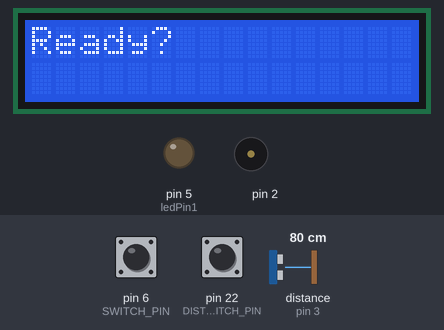
A sketch run on a simulated Arduino Mega 2560, built with avr-gcc and run on an emulated ATmega2560. Shown: 16×2 character LCD, output pins drawn as LEDs (lit = HIGH), buzzer (waves = sounding). Dashed ring = blinking. Inputs (shaded band) come from the test bench; at power-on: pin 6 (SWITCH_PIN) HIGH, pin 22 (DISTANCE_SWITCH_PIN) HIGH, distance to the obstacle (sensor on pin 3) 80 cm. The echo pulse lasts 58.3 µs per cm; what the sketch prints to the serial monitor is not drawn.

Above: at 2.2 s.
2.3 s: pin 6 (SWITCH_PIN) pulled LOW for 0.15 s
At 2.61 s:
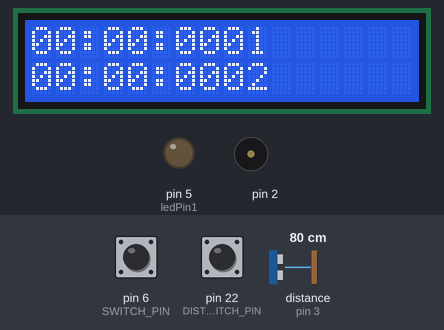
3.0 s: pin 22 (DISTANCE_SWITCH_PIN) pulled LOW for 0.15 s
At 3.52 s:
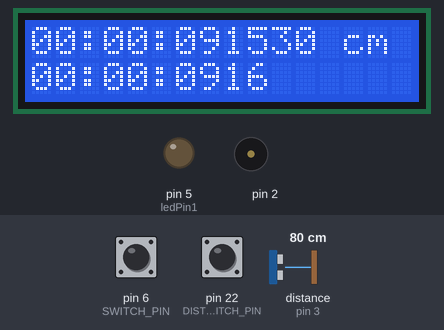
3.7 s: distance to the obstacle (sensor on pin 3) set to 33 cm
At 4.14 s:
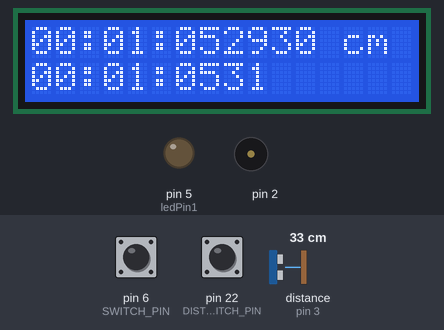
5.4 s: distance to the obstacle (sensor on pin 3) set to 26 cm
At 5.69 s:
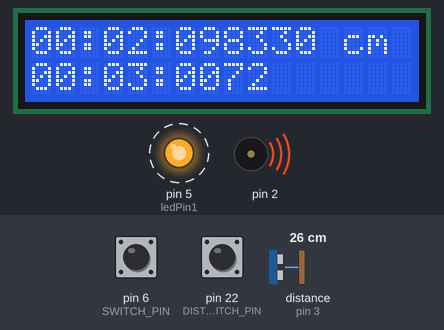
7.9 s: pin 22 (DISTANCE_SWITCH_PIN) pulled LOW for 3.2 s
At 11.6 s:
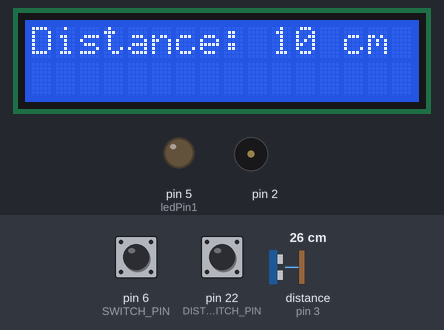
12.6 s: pin 6 (SWITCH_PIN) pulled LOW for 1 s
At 13.77 s:
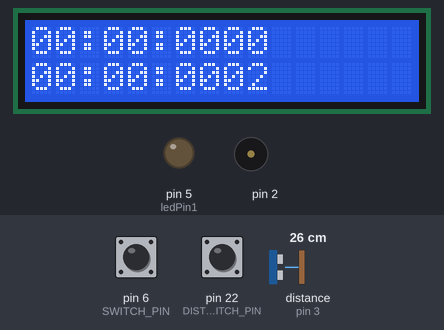
Timing chart, 0 to 15.2 s (numbered marks = the images above; inputs shaded):
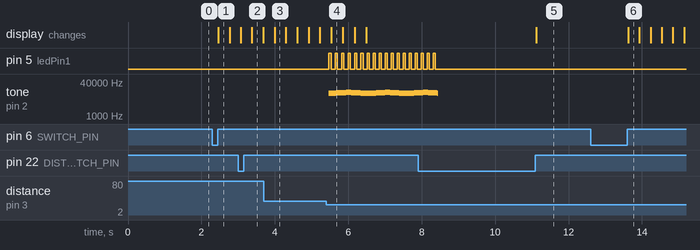

The sketch:

STOPWATCH_01_StateMachine.ino
```cpp
//www.elegoo.com
//2016.12.08
#include "SR04.h"
#include <LiquidCrystal.h>
LiquidCrystal lcd(7, 8, 9, 10, 11, 12);


#define TRIG_PIN 3
#define ECHO_PIN 4
#define BUZZER 2
#define ledPin1 5
#define SWITCH_PIN 6
#define DISTANCE_SWITCH_PIN 22

int ALARM_LENGTH_CM = 20;

class StopWatch
{
    boolean started1 = false;
    boolean started2 = false;
    unsigned long startTime = 0;
    unsigned long stopTime1 = 0;
    unsigned long stopTime2 = 0;
    unsigned long timerDelayMs = 1000;

  public: StopWatch(int i) {}


    char *  timeToString()
    {
      static char str[12];
      unsigned long now = millis() - startTime;
      int m = now / 1000 / 60;
      int sec = now / 1000 - (m * 60);
      int ms = now % 1000;
      sprintf(str, "%02d:%02d:%04d", m, sec, ms);
      return str;
    }
    void Start() {
      lcd.clear();
      started1 = true;
      started2 = true;
      startTime = millis();
    }

    bool Running() {
      return started1 || started2;
    }

    void Stop() {
      if (started1) {
        Serial.println("StopWatch: Stopped 1");
        stopTime1 = millis();
        started1 = false;
      } else if (started2 && (millis() - stopTime1) > timerDelayMs) {
        Serial.println("StopWatch: Stopped 2");
        stopTime2 = millis();
        started2 = false;
      }
    }

    void Reset() {
      lcd.clear();
      lcd.write("Ready?");
      started1 = false;
      started2 = false;
      startTime = 0;
      stopTime1 = 0;
      stopTime2 = 0;
    }

    void Update() {
      if (started1) {
        lcd.setCursor(0, 0);
        lcd.write(timeToString());
      }
      if (started2) {
        lcd.setCursor(0, 1);
        lcd.write(timeToString());
      }
    }

};

StopWatch watch(1);

class Flasher
{
    // Class Member Variables
    // These are initialized at startup
    int ledPin;      // the number of the LED pin
    long OnTime;     // milliseconds of on-time
    long OffTime;    // milliseconds of off-time
    boolean active; //active or not

    // These maintain the current state
    int ledState;                 // ledState used to set the LED
    unsigned long previousMillis;   // will store last time LED was updated


  public: Flasher() {}
    // Constructor - creates a Flasher
    // and initializes the member variables and state
  public: Flasher(int pin, long on, long off)
    {
      ledPin = pin;
      pinMode(ledPin, OUTPUT);

      OnTime = on;
      OffTime = off;

      ledState = LOW;
      previousMillis = 0;
      active = false;
    }

    void ToggleActive() {
      active = !active;
    }

    void Update()
    {
      // check to see if it's time to change the state of the LED
      unsigned long currentMillis = millis();
      if (active) {
        if ((ledState == HIGH) && (currentMillis - previousMillis >= OnTime))
        {
          ledState = LOW;  // Turn it off
          previousMillis = currentMillis;  // Remember the time
          digitalWrite(ledPin, ledState);  // Update the actual LED
        }
        else if ((ledState == LOW) && (currentMillis - previousMillis >= OffTime))
        {
          ledState = HIGH;  // turn it on
          previousMillis = currentMillis;   // Remember the time
          digitalWrite(ledPin, ledState);   // Update the actual LED
        }
      } else {
        previousMillis = 0;
        digitalWrite(ledPin, LOW);
      }
    }
};

class Buzzer
{
    // Class Member Variables
    // These are initialized at startup
    int buzzerPin;      // the number of the Buzzer pin
    long SoundMs;     // milliseconds sound buzzer for give frequency
    long FreqStepHz;     // change in frequency in Hz per step
    boolean active; //active or not
    long freq; //frequency
    static const long FREQ_MAX = 13000;
    static const long FREQ_MIN = 11500;
    boolean upCount; //defines up or down count


    // These maintain the current state
    unsigned long previousMillis;   // will store last time Buzzer was updated

  public: Buzzer() {}

    // Constructor - creates a Flasher
    // and initializes the member variables and state
  public: Buzzer(int pin, long soundMs, long freqStepHz)
    {
      buzzerPin = pin;
      pinMode(buzzerPin, OUTPUT);

      SoundMs = soundMs;
      FreqStepHz = freqStepHz;
      previousMillis = 0;
      active = false;
      freq = FREQ_MIN;
    }

    void ToggleActive() {
      active = !active;
      if (!active) {
        noTone(buzzerPin);
        freq = FREQ_MIN;
      }
    }

    long NextFrquency() {
      upCount = freq >= FREQ_MAX ? false : (freq <= FREQ_MIN ? true : upCount);
      freq = upCount ? freq + FreqStepHz : freq - FreqStepHz;
      return freq;

    }

    void Update()
    {
      // check to see if it's time to change the state of the LED
      //Serial.println((String)"inactive buzzer: " + active);
      unsigned long currentMillis = millis();
      if (active) {
        if ((currentMillis - previousMillis >= SoundMs))
        {
          NextFrquency();
          tone(buzzerPin, freq);
          previousMillis = currentMillis;  // Remember the time
        }
      }
    }
};


class Switch
{
    // These maintain the current state
    int switchPin;      // the number of the Switch pin

    const int LONG_PRESS_TIME = 2000; // ms

    // Variables will change:
    int lastState = HIGH;  // the previous state from the input pin
    int currentState;     // the current reading from the input pin
    unsigned long pressedTime  = 0;
    unsigned long releasedTime = 0;


  public: Switch(int pin)
    {
      switchPin = pin;
      pinMode(pin, INPUT_PULLUP);
    }

    void Reset()
    {
      pressedTime = 0;
      releasedTime = 0;
    }

    void Update()
    {
      // read the state of the switch/button:
      currentState = digitalRead(switchPin);

      if (lastState == HIGH && currentState == LOW)   {    // button is pressed
        pressedTime = millis();
        Serial.println((String)"pressed " + pressedTime);
      } else if (lastState == LOW && currentState == HIGH) { // button is released
        releasedTime = millis();
        Serial.println((String)"released " + releasedTime);
        long pressDuration = releasedTime - pressedTime;

        if ( pressDuration >= LONG_PRESS_TIME ) {
          Reset();
          watch.Reset();
        } else {
          Reset();
          if (watch.Running()) {
            watch.Stop();
          } else {
            watch.Start();
          }
        }
      }
      // save the the last state
      lastState = currentState;
    }
};

class DistanceSwitch
{
    // These maintain the current state
    int switchPin;      // the number of the Switch pin

    const int LONG_PRESS_TIME = 2000; // ms

    // Variables will change:
    int lastState = HIGH;  // the previous state from the input pin
    int currentState;     // the current reading from the input pin
    int incCm; //increment in centimeters
    unsigned long pressedTime  = 0;
    unsigned long releasedTime = 0;


  public: DistanceSwitch(int pin, int inc)
    {
      switchPin = pin;
      incCm = inc;
      pinMode(pin, INPUT_PULLUP);
    }

    void Reset()
    {
      pressedTime = 0;
      releasedTime = 0;
    }

    char * DisplayText() {
      static char buffer[128];
      snprintf(buffer, sizeof(buffer), "%s%d%s", "Distance: ", ALARM_LENGTH_CM, " cm");
      return  buffer;
    }

    void Update()
    {
      // read the state of the switch/button:
      currentState = digitalRead(switchPin);

      if (lastState == HIGH && currentState == LOW)   {    // button is pressed
        pressedTime = millis();
      } else if (lastState == LOW && currentState == HIGH) { // button is released
        releasedTime = millis();
        long pressDuration = releasedTime - pressedTime;

        if ( pressDuration >= LONG_PRESS_TIME ) {
          Serial.println("Distance Reset");
          ALARM_LENGTH_CM = incCm;
          lcd.clear();
          lcd.write(DisplayText());
          Reset();
        } else {
          Serial.println("Distance increment");
          ALARM_LENGTH_CM += incCm;
          lcd.clear();
          lcd.write(DisplayText());
          Reset();
        }
      }

      // save the the last state
      lastState = currentState;
    }
};


class Alarm
{
    // Class Member Variables
    // These are initialized at startup
    Buzzer buzzer;      // buzzer
    Flasher flasher;     // led
    long DurationTime;     // milliseconds of on-time
    boolean active; //active or not


    // These maintain the current state
    unsigned long previousMillis;   // will store last time Alarm was updated

    // Constructor - creates a Alarm
    // and initializes the member variables and state
  public: Alarm(Buzzer buz, Flasher flash, long durationTime)
    {
      buzzer = buz;
      flasher = flash;
      DurationTime = durationTime;
      active = false;
    }

    void Activate() {
      if (!active) {
        active = true;
        flasher.ToggleActive();
        buzzer.ToggleActive();
        previousMillis = millis();
      }
    }

    void Update()
    {
      // check to see if it's time to change the state of the Alarm

      unsigned long currentMillis = millis();
      if (active) {
        flasher.Update();
        buzzer.Update();
        //Serial.println((String)"timing: " + (currentMillis - previousMillis) + " " + DurationTime);
        if ((currentMillis - previousMillis) >= DurationTime)
        {
          //Serial.println((String)"deactivate: " + (currentMillis - previousMillis) + " " + DurationTime);
          flasher.ToggleActive();
          buzzer.ToggleActive();
          active = false;
          previousMillis = 0;  // Remember the time
        }
        //previousMillis = currentMillis;  // Remember the time
      }
    }
};


Flasher flasher(ledPin1, 50, 100);
Buzzer buzzer(BUZZER, 5, 80);
Alarm alarm(buzzer, flasher, 3000);
Switch switcher(SWITCH_PIN);
DistanceSwitch distanceSwitch(DISTANCE_SWITCH_PIN, 10);


SR04 sr04 = SR04(ECHO_PIN, TRIG_PIN);
long distanceCm;

void setup() {
  Serial.begin(9600);//Initialization of Serial Port
  lcd.begin(16, 2);
  lcd.print("Ready?");
  delay(1000);
}


void loop() {
  distanceCm = sr04.Distance();

  alarm.Update();
  switcher.Update();
  distanceSwitch.Update();
  watch.Update();

  if (distanceCm < ALARM_LENGTH_CM && watch.Running()) {
    watch.Stop();
    Serial.print(distanceCm);
    Serial.println("cm ALARM!!!");
    alarm.Activate();
  }
}
```

Measured:
- the behaviour switches between 30 and 29 cm on distance to the obstacle (sensor on pin 3) (found by bisection; images 3 and 4)
- after the input at 2.3 s, the display: changes after 0.16 s (image 1)
- after the input at 3.0 s, the display: first differs from a run without the input after 0.38 s (image 2)
- after the input at 5.4 s, pin 5 (ledPin1): alternates HIGH for 0.05 s and LOW for 0.11 s, starting after 0.07 s; tone on pin 2: plays 11580 Hz for 0.03 s, 11660 Hz for 0.03 s, 11740 Hz for 0.03 s, 11820 Hz for 0.03 s, 11900 Hz for 0.03 s, 11980 Hz for 0.03 s … (87 notes in this stretch), starting after 0.07 s
- after the input at 7.9 s, the display: changes after 3.2 s (image 5)
- after the input at 12.6 s, the display: changes after 1.0 s (image 6)
